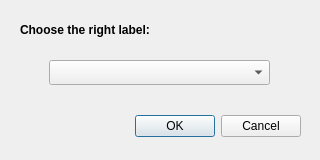
<?xml version="1.0" encoding="UTF-8"?>
<ui version="4.0">
 <class>Dialog</class>
 <widget class="QDialog" name="Dialog">
  <property name="geometry">
   <rect>
    <x>0</x>
    <y>0</y>
    <width>320</width>
    <height>160</height>
   </rect>
  </property>
  <property name="maximumSize">
   <size>
    <width>320</width>
    <height>160</height>
   </size>
  </property>
  <property name="windowTitle">
   <string>Choose</string>
  </property>
  <property name="windowIcon">
   <iconset>
    <normaloff>Icons/Settings.png</normaloff>Icons/Settings.png</iconset>
  </property>
  <widget class="QDialogButtonBox" name="buttonBox">
   <property name="geometry">
    <rect>
     <x>130</x>
     <y>110</y>
     <width>171</width>
     <height>32</height>
    </rect>
   </property>
   <property name="font">
    <font>
     <family>Arial</family>
    </font>
   </property>
   <property name="orientation">
    <enum>Qt::Horizontal</enum>
   </property>
   <property name="standardButtons">
    <set>QDialogButtonBox::Cancel|QDialogButtonBox::Ok</set>
   </property>
  </widget>
  <widget class="QComboBox" name="comboBox">
   <property name="geometry">
    <rect>
     <x>49</x>
     <y>60</y>
     <width>221</width>
     <height>25</height>
    </rect>
   </property>
  </widget>
  <widget class="QLabel" name="label">
   <property name="geometry">
    <rect>
     <x>20</x>
     <y>20</y>
     <width>150</width>
     <height>20</height>
    </rect>
   </property>
   <property name="font">
    <font>
     <family>Arial</family>
     <weight>75</weight>
     <bold>true</bold>
    </font>
   </property>
   <property name="text">
    <string>Choose the right label:</string>
   </property>
  </widget>
 </widget>
 <resources/>
 <connections>
  <connection>
   <sender>buttonBox</sender>
   <signal>accepted()</signal>
   <receiver>Dialog</receiver>
   <slot>accept()</slot>
   <hints>
    <hint type="sourcelabel">
     <x>248</x>
     <y>254</y>
    </hint>
    <hint type="destinationlabel">
     <x>157</x>
     <y>274</y>
    </hint>
   </hints>
  </connection>
  <connection>
   <sender>buttonBox</sender>
   <signal>rejected()</signal>
   <receiver>Dialog</receiver>
   <slot>reject()</slot>
   <hints>
    <hint type="sourcelabel">
     <x>316</x>
     <y>260</y>
    </hint>
    <hint type="destinationlabel">
     <x>286</x>
     <y>274</y>
    </hint>
   </hints>
  </connection>
 </connections>
</ui>
